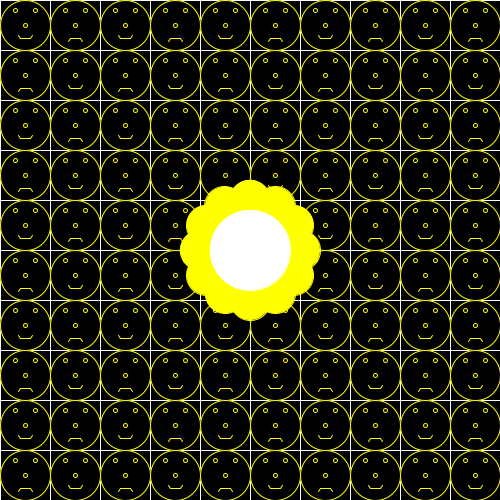
Frame 1 (no input)
Frame 60 (the mouse pressed at the canvas centre just before this capture): identical to frame 1, image omitted
Frame 120 (the mouse held since frame 60 and released just before this capture): identical to frame 1, image omitted

The Processing sketch that drew this single still picture (run headless with seeded random() and noise(); from frame 60 on, the mouse is pressed at the canvas centre):

// Processing sketch: flower
// ── flower.pde
void setup()
{
  size(500, 500);
  centX = width * 0.5f;
  centY = height * 0.5f;
  smooth();
}

float centX, centY;

void draw()
{
  background(0);
  stroke(255);
  fill(0);

  // Draw the lines
  for (float x = 0 ; x < width ; x += 50)
  {
    line(x, 0, x, height);
    line(0, x, width, x);
  }

  
  boolean smile = true;
  // Draw the smiley faces
  for (int y = 0 ; y < height ; y += 50)
  {
    for (int x = 0 ; x < width ; x += 50)
    {
      stroke(255, 255, 0);
      ellipse(x + 25, y + 25, 50, 50);
      // The eyes and nose
      ellipse(x + 15, y + 10, 4, 4);
      ellipse(x + 35, y + 10, 4, 4);
      ellipse(x + 25, y + 25, 4, 4);

      // The mouth
      line(x + 20, y + 38, x + 30, y + 38);
      if (smile)
      {
        // Draw an upturned mouth
        line(x + 20, y + 38, x + 18, y + 35);
        line(x + 30, y + 38, x + 32, y + 35);
      }
      else
      {
        // Draw a downturned mouth
        line(x + 20, y + 38, x + 18, y + 41);
        line(x + 30, y + 38, x + 32, y + 41);
      }
      smile = ! smile;
    }
    smile = ! smile;
  }
  
  // Draw the flower
  float petals = 12;
  float thetaInc = TWO_PI / petals;
  float radius = 50;
  for (float theta = 0 ; theta < TWO_PI ; theta += thetaInc)
  {
    float x = centX + sin(theta) * radius;
    float y = centY - cos(theta) * radius;
    stroke(255, 255, 0);
    fill(255, 255, 0);
    ellipse(x, y, 40, 40);
  }
  stroke(255);
  fill(255);
  ellipse(centX, centY, 80, 80);


}
